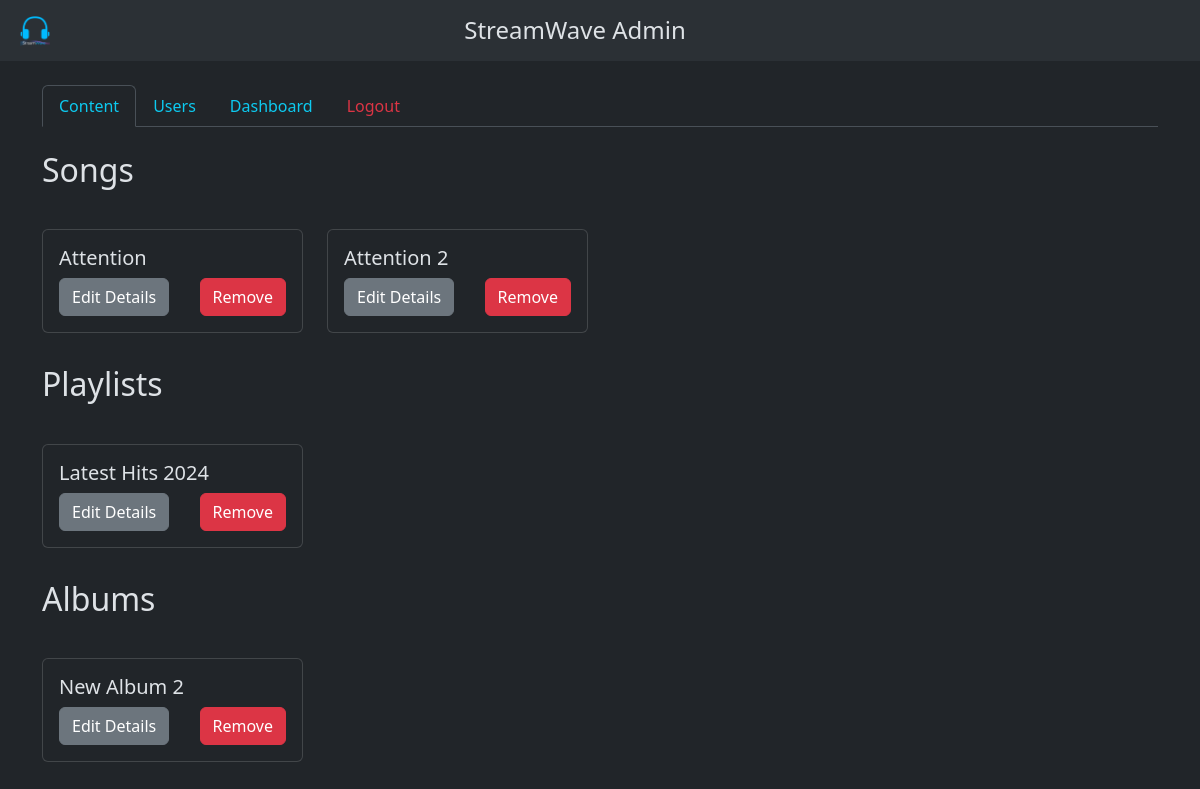
Page /admin/manage/content (signed in) on the earlier database version.
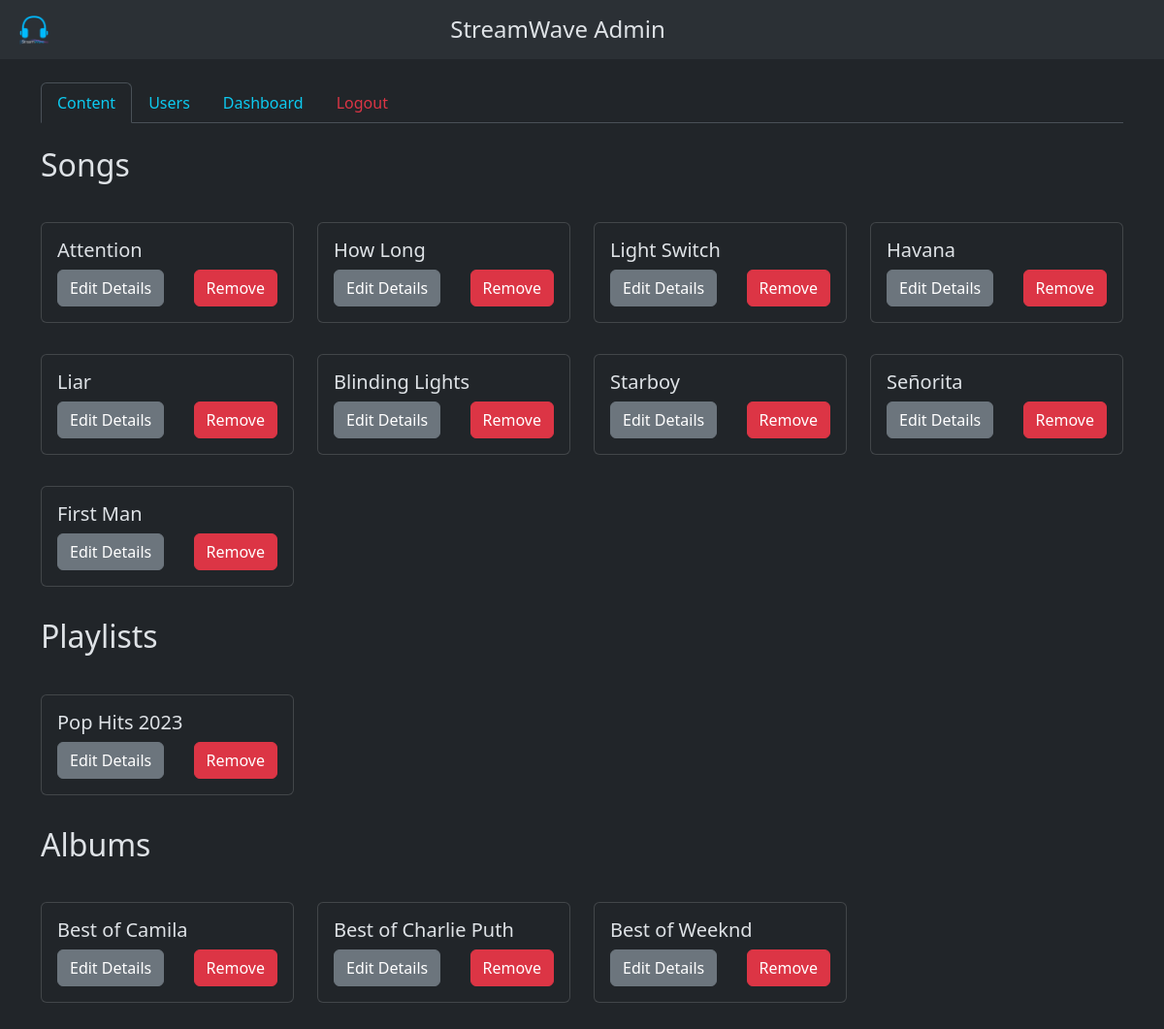
Same page on the later database version.
### app.py (models this page shows)
class Songs(db.Model):
    id = db.Column(db.Integer, primary_key=True)
    name = db.Column(db.String(200), nullable=False)
    song = db.Column(db.String(300))
    img = db.Column(db.String(300), default='default.png')
    duration = db.Column(db.String(10))
    genre = db.Column(db.String(50))
    rating = db.Column(db.Float, default=0.0)
    num_ratings = db.Column(db.Integer, default=0)
    date_added = db.Column(db.DateTime, default=datetime.utcnow)
    popularity = db.Column(db.Integer, default=0)
    lyrics = db.Column(db.String(3000))
    artist_id = db.Column(db.Integer, db.ForeignKey(
        'user.id'), nullable=False)

class Playlist(db.Model):
    id = db.Column(db.Integer, primary_key=True)
    name = db.Column(db.String(200), nullable=False)
    img = db.Column(db.String(300))
    desc = db.Column(db.String(1000))
    creator_id = db.Column(db.Integer, db.ForeignKey(
        'user.id'), nullable=False)
    songs = db.relationship(
        'Songs', secondary='playlist_songs', backref='playlists')
    playlist_songs = db.Table('playlist_songs',
                              db.Column('playlist_id', db.Integer, db.ForeignKey(
                                  'playlist.id'), primary_key=True),
                              db.Column('song_id', db.Integer, db.ForeignKey(
                                  'songs.id'), primary_key=True)
                              )

class Albums(db.Model):
    id = db.Column(db.Integer, primary_key=True)
    name = db.Column(db.String(200), nullable=False)
    img = db.Column(db.String(300))
    desc = db.Column(db.String(1000))
    creator_id = db.Column(db.Integer, db.ForeignKey(
        'user.id'), nullable=False)
    songs = db.relationship(
        'Songs', secondary='album_songs', backref='albums')
    album_songs = db.Table('album_songs',
                           db.Column('album_id', db.Integer, db.ForeignKey(
                               'albums.id'), primary_key=True),
                           db.Column('song_id', db.Integer, db.ForeignKey(
                               'songs.id'), primary_key=True)
                           )

### app.py (the view)
@app.route('/admin/manage/content')
@login_required
def admin_manage_content():
    if not current_user.has_role('admin'):
        return redirect(url_for('index'))
    songs = Songs.query.all()
    playlists = Playlist.query.all()
    albums = Albums.query.all()
    return render_template('admin_manage_content.html', songs=songs, playlists=playlists, albums=albums)

### templates/admin_manage_content.html (shortened to what this page needs)
<!DOCTYPE html>
<html lang="en" data-bs-theme="dark">
<head>
    <link href="https://cdn.jsdelivr.net/npm/bootstrap@5.3.2/dist/css/bootstrap.min.css" rel="stylesheet">
</head>
<body>
      <nav class="navbar navbar-expand-lg bg-body-tertiary p-2">
        <div class="container-fluid">
          <a class="navbar-brand" href="{{ url_for('index') }}"><img src = "{{ url_for('static', filename='logo.png') }}" width="30px" /></a>
          <h4 class = "me-5 mt-2 fw-light">StreamWave Admin</h4>
          </div>
      </nav>
<div class="container py-4">
  <ul class="nav nav-tabs mb-4">
    <li class="nav-item">
      <a class="nav-link link-info active" aria-current="page" href="{{url_for('admin_manage_content')}}">Content</a>
    </li>
    <li class="nav-item">
      <a class="nav-link link-info" href="{{url_for('admin_manage_users')}}">Users</a>
    </li>
    <li class="nav-item">
      <a class="nav-link link-info" href="{{url_for('admin_dashboard')}}">Dashboard</a>
    </li>
    <li class="nav-item">
      <a class="nav-link link-danger link-offset-2 link-underline-opacity-25 link-underline-opacity-100-hover" href="{{url_for('logout')}}">Logout</a>
  </li>
  </ul>
    <h2 class="mb-4">Songs</h2>
    <div class="row my-3">
    {% for song in songs %}
      <div class="col-md-3">
        <div class="card my-3">
          <div class="card-body">
            <h5 class="card-title">{{song.name}}</h5>
            <div class="d-flex justify-content-between">
                <a href="{{url_for('edit_song', id=song.id)}}"><button class="btn btn-secondary">Edit Details</button></a>
                <a href="{{url_for('remove_song', id=song.id)}}"><button class="btn btn-danger">Remove</button></a>
            </div>
          </div>
        </div>
      </div>
      {% endfor %}
    </div>
    <h2 class="mb-4">Playlists</h2>
    <div class="row my-3">
    {% for playlist in playlists %}
      <div class="col-md-3">
        <div class="card my-3">
          <div class="card-body">
            <h5 class="card-title">{{playlist.name}}</h5>
            <div class="d-flex justify-content-between">
              <a href="{{url_for('edit_playlist', id=playlist.id)}}"><button class="btn btn-secondary">Edit Details</button></a>
              <a href="{{url_for('remove_playlist', id=playlist.id)}}"><button class="btn btn-danger">Remove</button></a>
            </div>
          </div>
        </div>
      </div>
      {% endfor %}
    </div>
    <h2 class="mb-4">Albums</h2>
    <div class="row my-3">
    {% for album in albums %}
      <div class="col-md-3">
        <div class="card my-3">
          <div class="card-body">
            <h5 class="card-title">{{album.name}}</h5>
            <div class="d-flex justify-content-between">
              <a href="{{url_for('edit_album', id=album.id)}}"><button class="btn btn-secondary">Edit Details</button></a>
              <a href="{{url_for('remove_album', id=album.id)}}"></a><button class="btn btn-danger">Remove</button></a>
            </div>
          </div>
        </div>
      </div>
      {% endfor %}
    </div>
</body>
</html>

Differences in the rows shown:
removed Songs: name "Attention 2"
removed Albums: name "New Album 2"
added Songs: name "How Long"
added Songs: name "Light Switch"
added Songs: name "Havana"
added Songs: name "Liar"
added Songs: name "Blinding Lights"
added Songs: name "Starboy"
added Songs: name "Señorita"
added Songs: name "First Man"
changed Playlist: name "Latest Hits 2024" → "Pop Hits 2023"
added Albums: name "Best of Camila"
added Albums: name "Best of Charlie Puth"
added Albums: name "Best of Weeknd"
